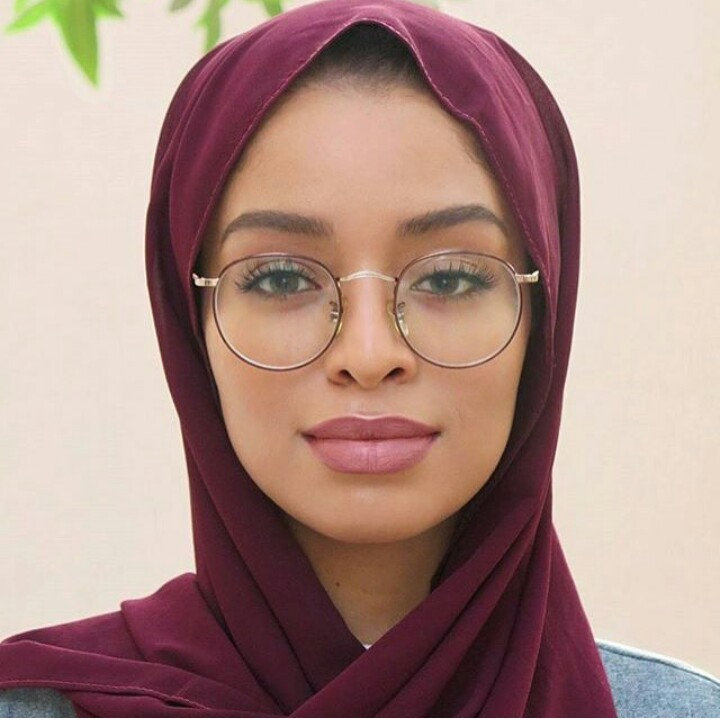
#> input picture cartoonize/test.JPG, 720 x 725 px
$ jupyter execute cartoonize.ipynb
#> lines starting #> are read from the running program, lines starting #| are printed output that depends on the picture; after the words box and inside, x2 and y2 are one past the last pixel; in counts of white or black regions, pixels touching at a corner belong together
# Turning an image into a cartoon

### First Tryout.

[cell 1]
import cv2
import matplotlib.pyplot as plt
import numpy as np

[cell 2]
# I would be using the picture of a model.
image = cv2.imread('test.JPG')
#> image is the input picture: shape (725, 720, 3); mean B, G, R 135.4, 142.7, 173.4
plt.imshow(image)

[cell 3]
# Converting to RGB
image = cv2.cvtColor(image, cv2.COLOR_BGR2RGB)
plt.imshow(image)

[cell 4]
def applykernel(image, kernel):
    output = cv2.filter2D(image,-1,kernel)
    return output

def display(img):
    plt.figure(figsize=(10,10))
    plt.imshow(img)

[cell 5]
# Checking the image shape.
image.shape
#> Out = (725, 720, 3)

[cell 6]
# Creating a kernel, I mimicked the gaussian kernel, but used a higher denominator instead 48.
play_kernel = np.array((4, 6, 4, 6, 8, 6, 4, 6, 4))
play_kernel = np.reshape(play_kernel, (3, 3)) * (1/150)
# I noticed the higher the denominator, the darker the image and the lower the denominator the brighter the image.
# Dividing by a high number would give you an output closer to zero and
# dividing by a low number would give you an output close to 255 i.e using half of 255 as a benchmark.
output = applykernel(image, play_kernel)
#> in applykernel, `output = cv2.filter2D(image,-1,kernel)`:
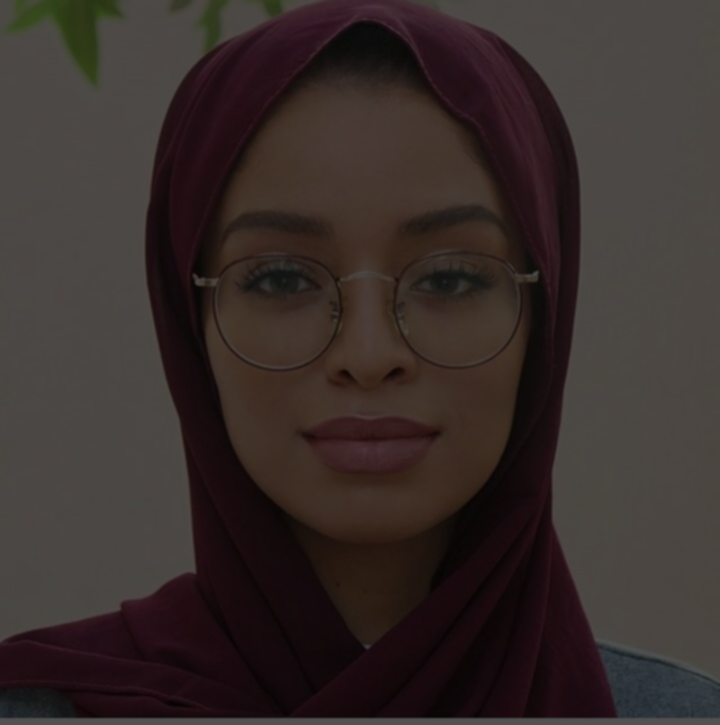
#> output: shape (725, 720, 3); mean R, G, B 55.5, 45.7, 43.3

[cell 7]
display(output)

[cell 8]
im = cv2.resize(output, (50, 50))
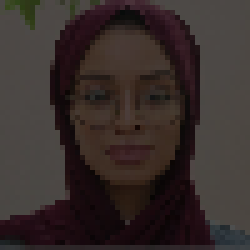
#> im: shape (50, 50, 3) (shown 5 times larger); mean R, G, B 55.4, 45.5, 43.2
plt.figure(figsize = (9,9)) # Increasing the figure size of the image.
plt.imshow(im)

[cell 9]
# Detecting the edges.
edge_1 = cv2.Canny(im, 90, 100)
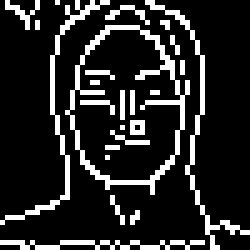
#> edge_1: shape (50, 50) (shown 5 times larger); 15.9% white in thin lines or dots

[cell 10]
# And here we have a cartoon like image.
plt.imshow(edge_1) #, cmap = 'YlGn')

### Second Tryout.

# I would be working with just the skin to see the kind of result that would be produced.

[cell 11]
im2 =  cv2.imread('test.JPG')
plt.imshow(im2)

[cell 12]
# converting to HSV directly.
imageHSV = cv2.cvtColor(im2, cv2.COLOR_BGR2HSV)
#> imageHSV: shape (725, 720, 3); mean H, S, V 61.2, 80.9, 174.3
plt.imshow(imageHSV)

[cell 13]
min_HSV = np.array([0, 58, 30], dtype = "uint8")
max_HSV = np.array([33, 255, 255], dtype = "uint8")

skinRegionHSV = cv2.inRange(imageHSV, min_HSV, max_HSV)
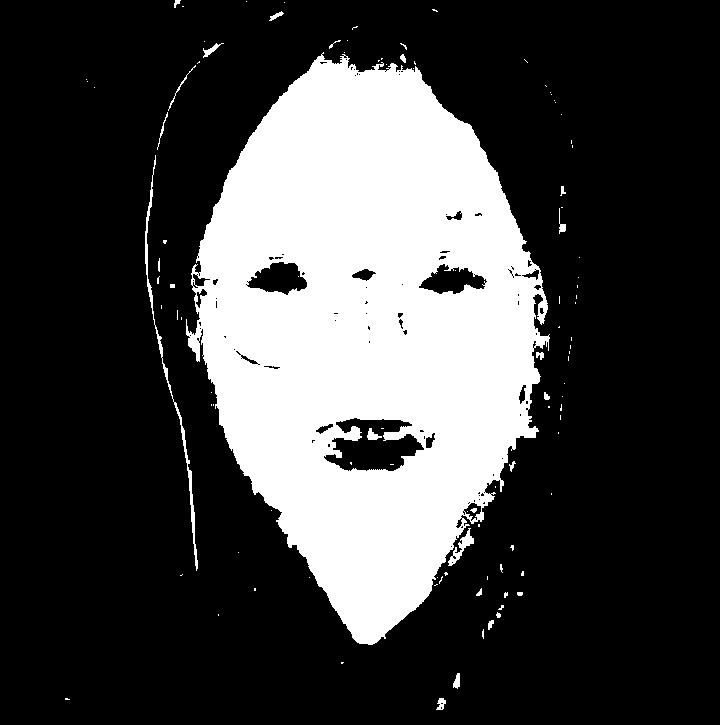
#> skinRegionHSV: shape (725, 720); 26.1% white; 106 white regions (81 under 20 px), largest, box (x1, y1, x2, y2) and area: (186, 52, 550, 645) 133506, (145, 155, 198, 571) 1015, (448, 528, 474, 566) 283
skinHSV = cv2.bitwise_and(image, image, mask = skinRegionHSV) # Merges images together or portions of it using AND logic operator.
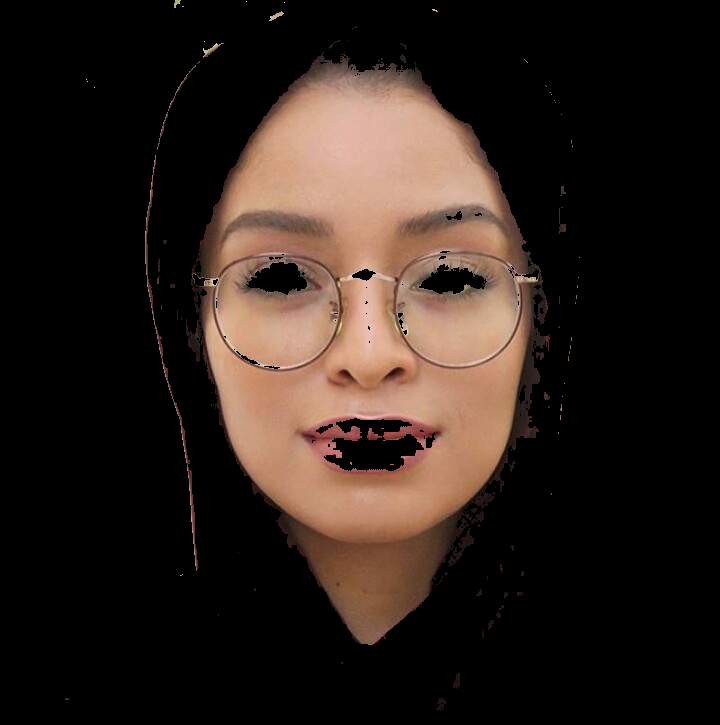
#> skinHSV: shape (725, 720, 3); mean R, G, B 44.4, 33.1, 27
plt.figure(figsize=(12,12))
plt.imshow(skinHSV)

[cell 14]
fun_kernel = np.ones((3, 3)) * (2/7) # A low denominator produces a bright image. I also introduced a weight of value 2.

[cell 15]
output = applykernel(skinHSV, fun_kernel)
#> in applykernel (call 2), `output = cv2.filter2D(image,-1,kernel)`:
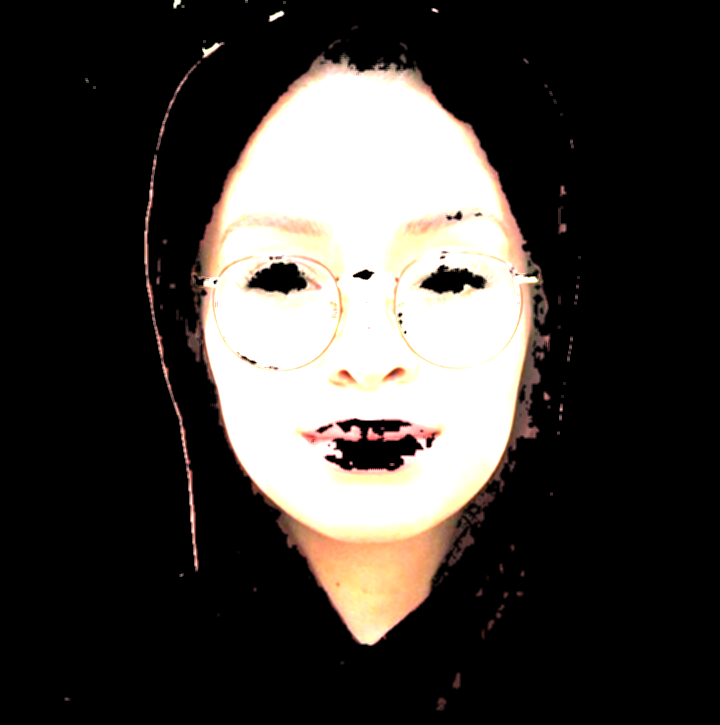
#> output: shape (725, 720, 3); mean R, G, B 64.7, 61.1, 57.7

[cell 16]
display(output)

[cell 17]
im2 = cv2.resize(output, (50, 50))
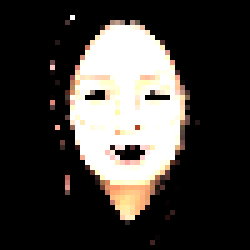
#> im2: shape (50, 50, 3) (shown 5 times larger); mean R, G, B 64.9, 61.5, 58
plt.figure(figsize = (9,9))
plt.imshow(im2)
# I like the image like this, gives it a spooky look.

[cell 18]
edge = cv2.Canny(im2, 70, 100) # for edge detection
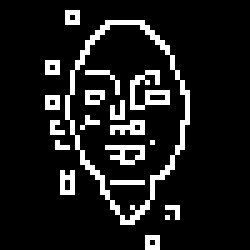
#> edge: shape (50, 50) (shown 5 times larger); 11.1% white in thin lines or dots, all inside (x1, y1, x2, y2) = (9, 2, 38, 50)
plt.imshow(edge, cmap = 'PuBu') #, cmap= 'OrRd')
